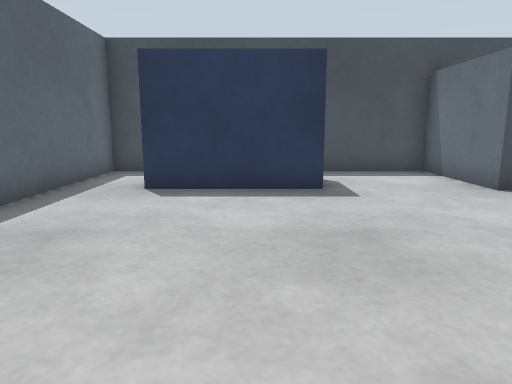
view 1 (above)

16 first-person views from a walk through a Gazebo world. The camera is 0.68 m above the floor, tilts 10° down and sees 70° across. The floor is counted in squares, 0.5 m on a side. Each view is taken from the middle of a square. On the plan, view 1 faces up. The plan holds only what a view shows up to about 15 squares ahead; the rest is blank.

view 2
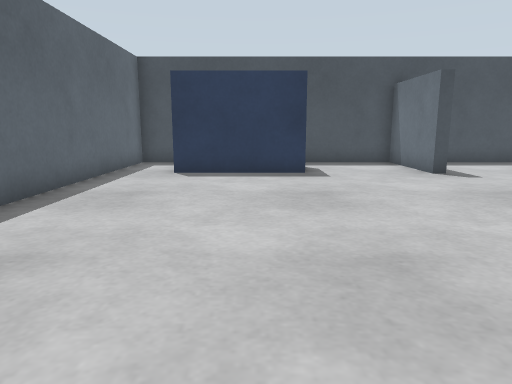

view 3
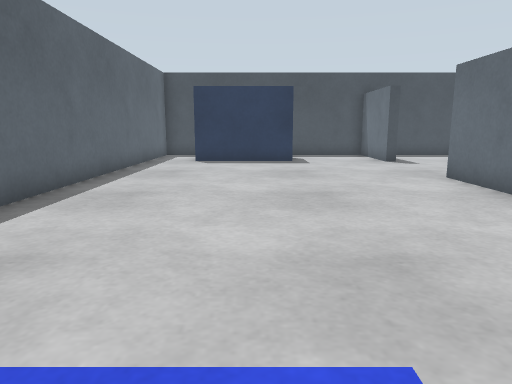

view 4
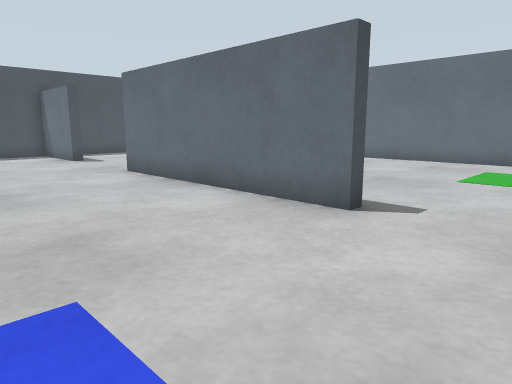

view 5
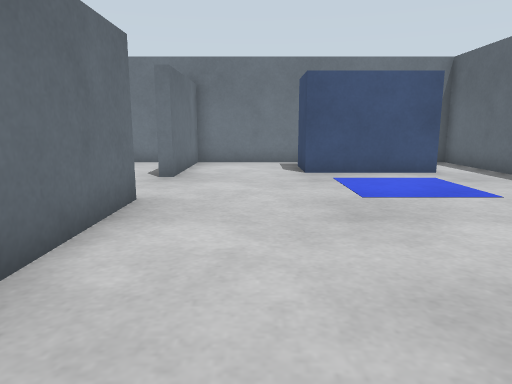

view 6
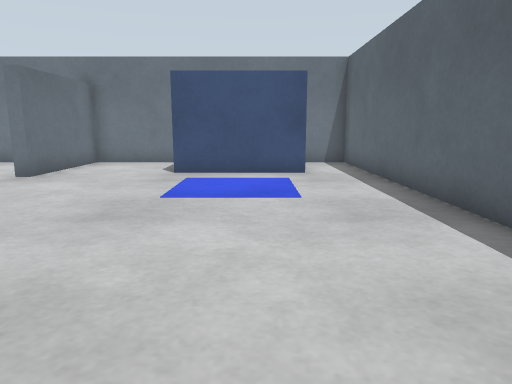

view 7
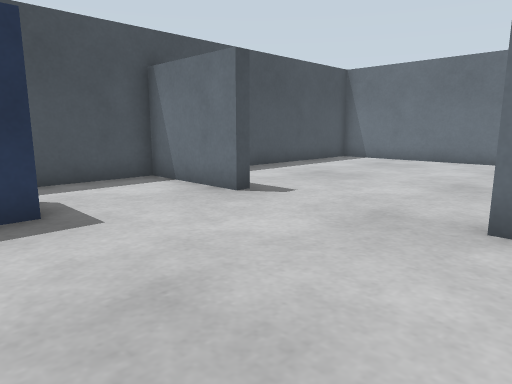

view 8
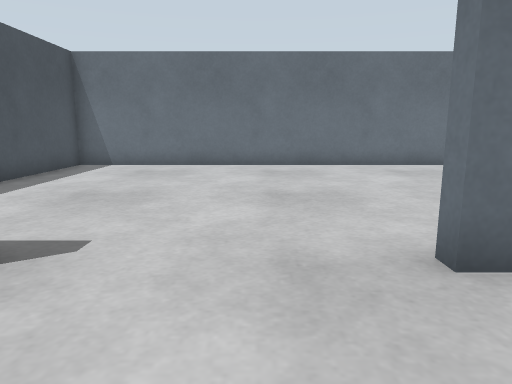

view 9
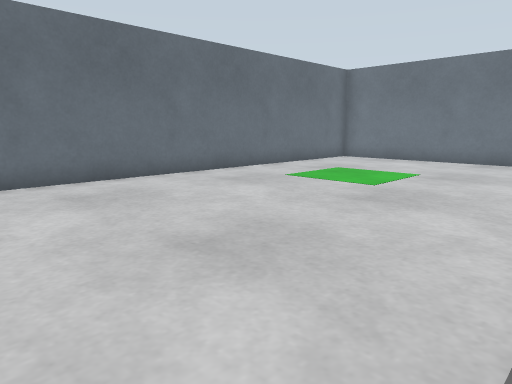

view 10
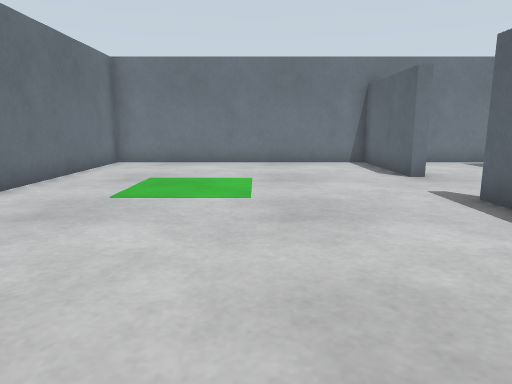

view 11
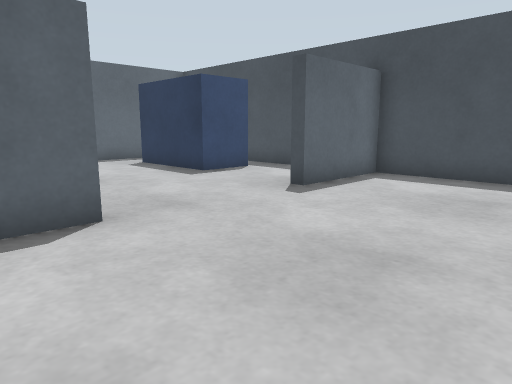

view 12
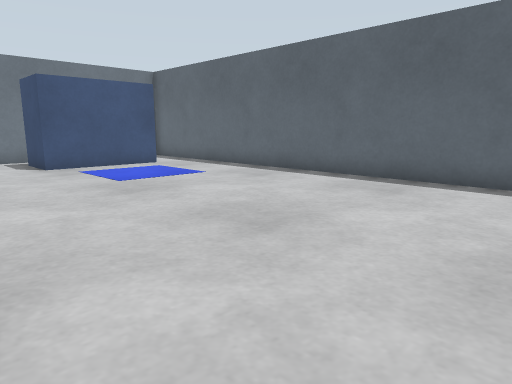

view 13
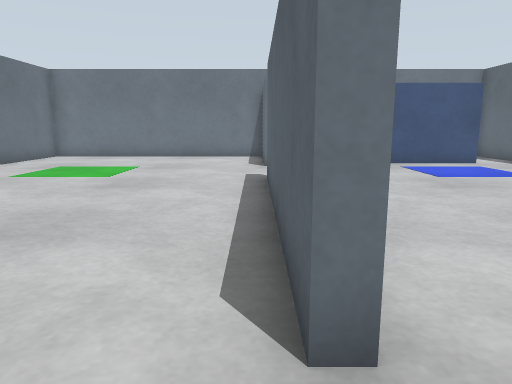

view 14
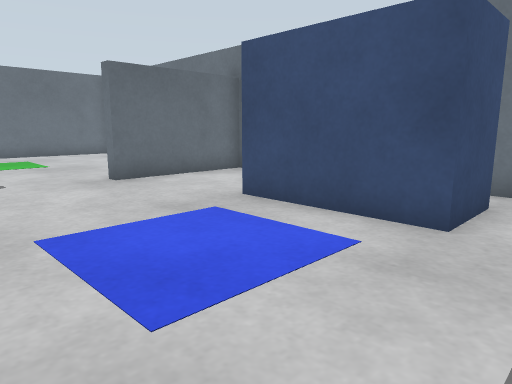

view 15
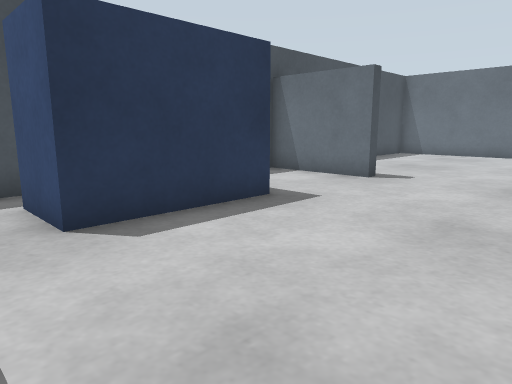

view 16
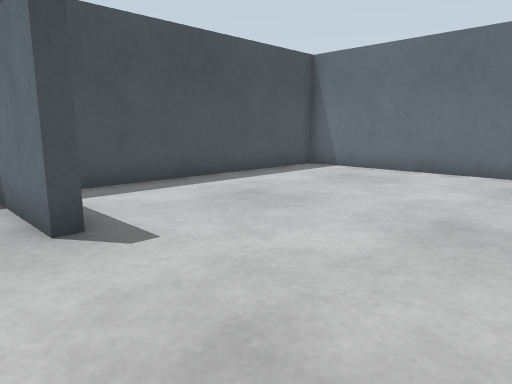

### Floor plan
Ten units are one square. View 1 is at (0, 0); x grows to the right and y downward. Boxes are objects, and circles mark ways between rooms. Rooms are numbered by the first view taken in them; rooms with no view inside come last. Other rooms are left out.
<svg viewBox="-50 -121 210 252">
<path fill="none" stroke="#000" d="M57 49 53 49 53 -31M57 -79 53 -79 53 -115M-21 -115 -45 -115 -45 125 -21 125M9 125 51 125M50 -115 0 -115M53 126 53 81M53 -31 57 -31 57 49M53 81 57 81 57 125M57 -116 57 -79M51 125 155 125 155 -115 50 -115"/>
<rect x="-25" y="85" width="40" height="30" fill="#bbb"><title>blue box</title></rect>
<rect x="-25" y="-105" width="40" height="30" fill="#bbb"><title>blue box</title></rect>
<circle cx="50" cy="-55" r="3" fill="#2a7"/>
<circle cx="50" cy="65" r="3" fill="#2a7"/>
<text x="0" y="0">1</text>
<text x="100" y="0">2</text>
</svg>
Room 1 opens to room 2.

Where each view was taken, in squares from view 1:
view 1: 0 up, 0 right, facing up
view 2: 3 down, 0 right, facing up
view 3: 7 down, 0 right, facing up
view 4: 8 down, 0 right, facing up-right
view 5: 2 up, 3 right, facing down
view 6: 2 up, 1 left, facing down
view 7: 2 up, 0 right, facing up-right
view 8: 5 up, 2 right, facing right
view 9: 3 up, 6 right, facing down-right
view 10: 2 up, 10 right, facing down
view 11: 1 up, 11 right, facing up-left
view 12: 4 up, 5 right, facing down-left
view 13: 5 up, 6 right, facing down
view 14: 4 down, 4 left, facing down-right
view 15: 3 up, 4 left, facing up-right
view 16: 3 up, 4 right, facing up-right
